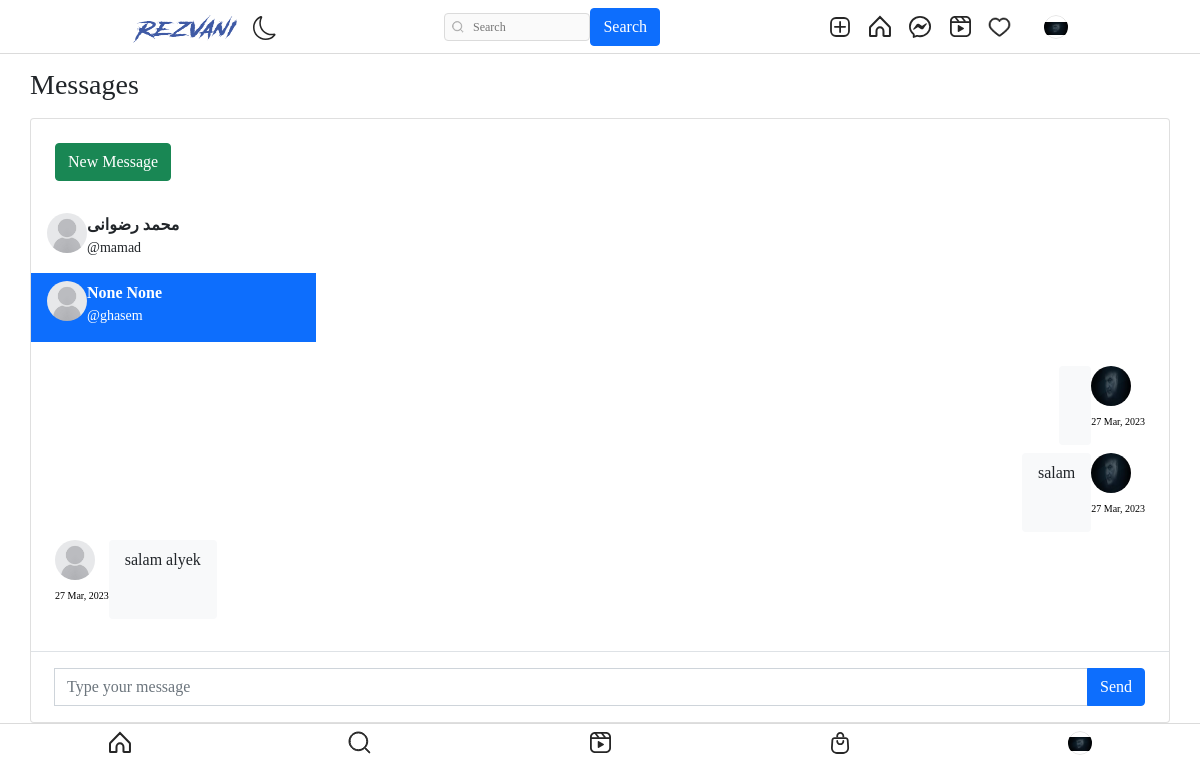
The app's page /message/direct/ghasem (signed in) with its own data.
### authy/models.py (models this page shows, shortened)
class Profile(models.Model):
    user = models.OneToOneField(User, related_name='profile', on_delete=models.CASCADE)
    image = models.ImageField(upload_to="profile_pciture", null=True, default="default.jpg")
    first_name = models.CharField(max_length=200, null=True, blank=True)
    last_name = models.CharField(max_length=200, null=True, blank=True)
    bio = models.CharField(max_length=200, null=True, blank=True)
    location = models.CharField(max_length=200, null=True, blank=True)
    url = models.URLField(max_length=200, null=True, blank=True)
    favourite = models.ManyToManyField(Post, blank=True)

### directs/models.py (models this page shows, shortened)
class Message(models.Model):
    user = models.ForeignKey(User, on_delete=models.CASCADE, related_name="user")
    sender = models.ForeignKey(User, on_delete=models.CASCADE, related_name="from_user")
    reciepient = models.ForeignKey(User, on_delete=models.CASCADE, related_name="to_user")
    body = models.TextField(null=True)
    date = models.DateTimeField(auto_now_add=True)
    is_read = models.BooleanField(default=False)
    def get_message(user):
        users = []
        messages = Message.objects.filter(user=user).values('reciepient').annotate(last=Max('date')).order_by('-last')
        for message in messages:
            users.append({
                'user': User.objects.get(pk=message['reciepient']),
                'last': message['last'],
                'unread': Message.objects.filter(user=user, reciepient__pk=message['reciepient'], is_read=False).count()
            })
        return users

### directs/views.py (the view)
# urls.py: path('direct/<username>', Directs, name="directs"),
@login_required
def Directs(request, username):
    user  = request.user
    messages = Message.get_message(user=user)
    active_direct = username
    directs = Message.objects.filter(user=user, reciepient__username=username)
    directs.update(is_read=True)
    for message in messages:
            if message['user'].username == username:
                message['unread'] = 0
    context = {
        'directs': directs,
        'messages': messages,
        'active_direct': active_direct,
    }
    return render(request, 'directs/direct.html', context)

### templates/directs/direct.html (shortened to what this page needs)
{% extends 'base.html' %}
{% load static %}
{% block content %}
<head>
	<link href="https://cdn.jsdelivr.net/npm/bootstrap@5.1.3/dist/css/bootstrap.min.css" rel="stylesheet">
</head>
<br><br>
<main class="conetent ">
    <div class="container p-0">
		<h1 class="h3 mb-3">Messages</h1>
		<div class="card">
			<div class="row g-0">
				<div class="col-12 col-lg-12 col-xl-3 col-sm-6 border-right chat-messages" >
					<div class="px-4  d-md-block">
						<div class="d-flex align-items-center">
							<div class="flex-grow-1">
								<a href="{% url 'search-users' %}" class="btn btn-success mt-4 mb-4">New Message</a>
							</div>
						</div>
					</div>
					{% for message in messages %}
					<a href="{% url 'directs' message.user.username %}" class="list-group-item list-group-item-action border-0 {% if active_direct == message.user.username %}active{% endif %}">
						<div class="d-flex align-items-start pb-2">
								<img src="{{ message.user.profile.image.url }}" class="rounded-circle mr-1" alt="img" width="40" height="40">
							<div class="flex-grow-1 ml-6">
								<b>{{message.user.profile.first_name}} {{message.user.profile.last_name}}</b>
								<div class="small"> @{{message.user.username}}</div>
							</div>
						</div>
					</a>
					{% endfor %}
				</div>
					<div class="position-relative">
						<div class="chat-messages p-4">
									{% for direct in directs %}
										{% if direct.sender == request.user %}
											<div class="chat-message-right pb-2">
												<div>
													<a href=""><img src="{{ direct.sender.profile.image.url }}" class="rounded-circle mr-1" alt="img" width="40" height="40"></a>
													<div class="text-muted small text-nowrap mt-2" style="font-size:10px; color: rgba(180, 180, 180, 0);"><p style="font-size:10px; color: black;">{{direct.date|date:"d M, Y"}}</p></div>
												</div>
												<div class="flex-shrink-1 bg-light rounded py-2 px-3 ml-3">
													{{direct.body}}
												</div>
											</div>
										{% else %}
											<div class="chat-message-left pb-2">
												<div>
													<a href=""><img src="{{ direct.sender.profile.image.url }}" class="rounded-circle mr-1" alt="img" width="40" height="40"></a>
													<div class="text-muted small text-nowrap mt-2" style="font-size:10px; color: rgba(180, 180, 180, 0);"><p style="font-size:10px; color: black;">{{direct.date|date:"d M, Y"}}</p></div>
												</div>
												<div class="flex-shrink-1 bg-light rounded py-2 px-3 ml-3">
													{{direct.body}}
												</div>
											</div>
										{% endif %}
									{% endfor %}
						</div>
					</div>
						<div class="flex-grow-0 py-3 px-4 border-top">
							<form method="POST" action="{% url 'send-directs' %}">
								<div class="input-group">
									<input name="body" type="text" class="form-control" placeholder="Type your message">
									<button class="btn btn-primary" type="submit">Send</button>
								</div>
							</form>
						</div>
				</div>
			</div>
		</div>
</main>
</html>
{% endblock content %}

### templates/base.html (shortened to what this page needs)
{% load static %}
<!DOCTYPE html>
<html lang="en" >
<head>
    <link rel="stylesheet" href="https://cdn.jsdelivr.net/npm/bootstrap-icons@1.8.1/font/bootstrap-icons.css">
    <link href="https://cdn.jsdelivr.net/npm/bootstrap@5.1.3/dist/css/bootstrap.min.css" rel="stylesheet">
    <link rel="stylesheet" type="text/css" href="{% static 'assets1/style.css' %}">
</head>
<body>
    <header class="header">
        <nav class="header__content">
            <div class="header__buttons">
                <a href="{% url 'index' %}" class="header__home">
                    <img width="104" height="30" viewBox="0 0 104 30" fill="none" src="{% static 'assets2/images/logoo.png' %}">
                </a>
                <button class="header__theme-button" title="Toggle Theme">
                </button>
            </div>
            <form action="{% url 'search-users' %}" method="GET">
                <div class="header__search">
                    <input type="text" placeholder="Search" name="q" value="{{ request.GET.q }}">
                    <button class="btn btn-primary" type="submit">Search</button>
                </div>
            </form>
            <div class="header__buttons header__buttons--desktop">
                <a href="{% url 'newpost' %}">
                </a>
                <a href="{% url 'index' %}">
                </a>
                <a href="{% url 'message' %}">
                </a>
                <a href="#">
                </a>
                <span>
                    <a href="{% url 'show-notification' %}">
                    </a>
                </span>
                <a href="">
                    <button class="profile-button">
                        <a href="{% url 'profile' request.user %}">
                            <div class="profile-button__picture">
                                <img src="{{request.user.profile.image.url}}" alt="User Picture">
                            </div>
                        </a>
                    </button>
                </a>
            </div>
        </nav>
    </header>
    {% block content %}
    {% endblock content %}
    <nav class="navbar">
        <a href="#" class="navbar__button">
        </a>
        <a href="{% url 'search-users'  %}" class="navbar__button">
        </a>
        <a href="#" class="navbar__button">
        </a>
        <a href="#" class="navbar__button">
        </a>
        <a href="{% url 'profile' request.user %}" class="navbar__button profile-button">
            <div class="profile-button__picture">
                <img src="{{request.user.profile.image.url}}" alt="User Picture">
            </div>
        </a>
    </nav>
</body>
</html>

### static/assets1/style.css (style rules this page uses)
* { font-family: iransans !important; }
*, *::after, *::before { box-sizing: border-box; margin: 0; padding: 0; }
*, button, input, select, textarea { font-family: 'Roboto', sans-serif; }
:root { --primary: hsl(0, 0%, 100%); --secondary: hsl(0, 0%, 98%); --border: hsl(0, 0%, 86%); --story-border: hsl(0, 0%, 78%); --img-border: hsla(0, 0%, 0%, 0.1); --text-dark: hsl(0, 0%, 15%); --text-light: hsl(0, 0%, 60%); --like: hsl(355, 82%, 61%); --link: hsl(204, 100%, 48%); --header-height: 44px; --nav-height: 44px; }
body { min-height: 100vh; display: flex; flex-direction: column; overflow-y: auto; }
svg { display: block; }
img { max-width: 100%; }
.header { width: 100%; height: var(--header-height); background-color: var(--primary); display: flex; justify-content: center; position: fixed; top: 0; left: 0; z-index: 2; }
.header::after { content: ''; position: absolute; bottom: 0; width: 100%; height: 1px; background-color: var(--border); }
.header__content { width: 100%; max-width: 975px; padding: 0 14px; display: flex; justify-content: space-between; align-items: center; }
.header__home { margin-top: 5px; }
.header__theme-button { background-color: transparent; border: none; cursor: pointer; }
.header__theme-button-moon { display: unset; }
.header__search { width: 216px; height: 28px; display: none; align-items: center; position: relative; }
.header__search svg { width: 12px; height: 12px; position: absolute; left: 8px; }
.header__search input { width: 100%; height: 100%; background-color: var(--secondary); padding: 4px 10px 4px 28px; border: 1px solid var(--border); border-radius: 4px; outline: none; font-size: 12px; font-weight: 300; text-decoration: none; color: var(--text-light); text-overflow: ellipsis; overflow: hidden; white-space: nowrap; }
.header__buttons { display: flex; align-items: center; gap: 16px; }
.navbar { width: 100%; height: var(--nav-height); background-color: var(--primary); display: flex; position: fixed; bottom: 0; left: 0; z-index: 2; }
.navbar::after { content: ''; position: absolute; top: 0; width: 100%; height: 1px; background-color: var(--border); }
.navbar__button { flex: 1 0 auto; display: flex; justify-content: center; align-items: center; }
.profile-button { background-color: transparent; border: none; outline: none; cursor: pointer; position: relative; }
.profile-button__picture { width: 24px; height: 24px; border-radius: 50%; overflow: hidden; position: relative; }
.profile-button__picture::after { content: ''; position: absolute; top: 0; bottom: 0; left: 0; right: 0; border: 1px solid var(--img-border); border-radius: 50%; }
@media (min-width: 768px) { :root { --header-height: 54px; --nav-height: 0px; } }
@media (min-width: 768px) { .header__content { padding: 0 20px; } }
@media (min-width: 768px) { .header__search { display: flex; } }
@media (min-width: 768px) { .navbar { display: none; } }

### templates/directs/direct.html (style rules this page uses)
body { margin-top:20px; }
.chat-messages { display: flex; flex-direction: column; max-height: 800px; overflow-y: scroll }
.chat-message-left, .chat-message-right { display: flex; flex-shrink: 0 }
.chat-message-left { margin-right: auto }
.chat-message-right { flex-direction: row-reverse; margin-left: auto }
.py-3 { padding-top: 1rem!important; padding-bottom: 1rem!important; }
.px-4 { padding-right: 1.5rem!important; padding-left: 1.5rem!important; }
.flex-grow-0 { flex-grow: 0!important; }
.border-top { border-top: 1px solid #dee2e6!important; }

### records on screen
Message: sender.profile.image (picture), date "27 Mar, 2023"
Message: sender.profile.image (picture), date "27 Mar, 2023", body "salam"
Message: sender.profile.image (placeholder picture), date "27 Mar, 2023", body "salam alyek"

### other values on screen
{{ message.user.profile.first_name }} "محمد"
{{ message.user.profile.last_name }} "رضوانی"
{{ message.user.username }} "mamad"
{{ message.user.profile.first_name }} "None"
{{ message.user.profile.last_name }} "None"
{{ message.user.username }} "ghasem"
